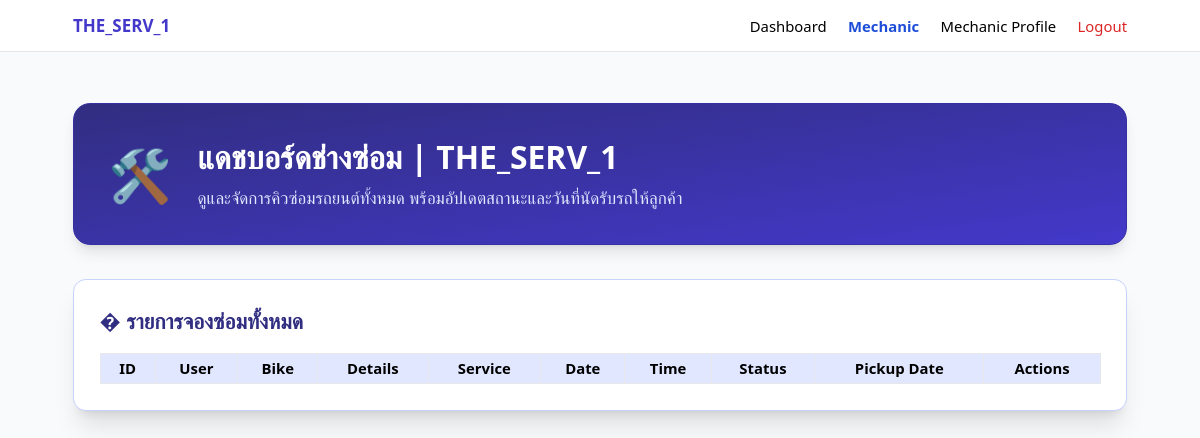
The app's page /mechanic/dashboard/ (signed in), older data.
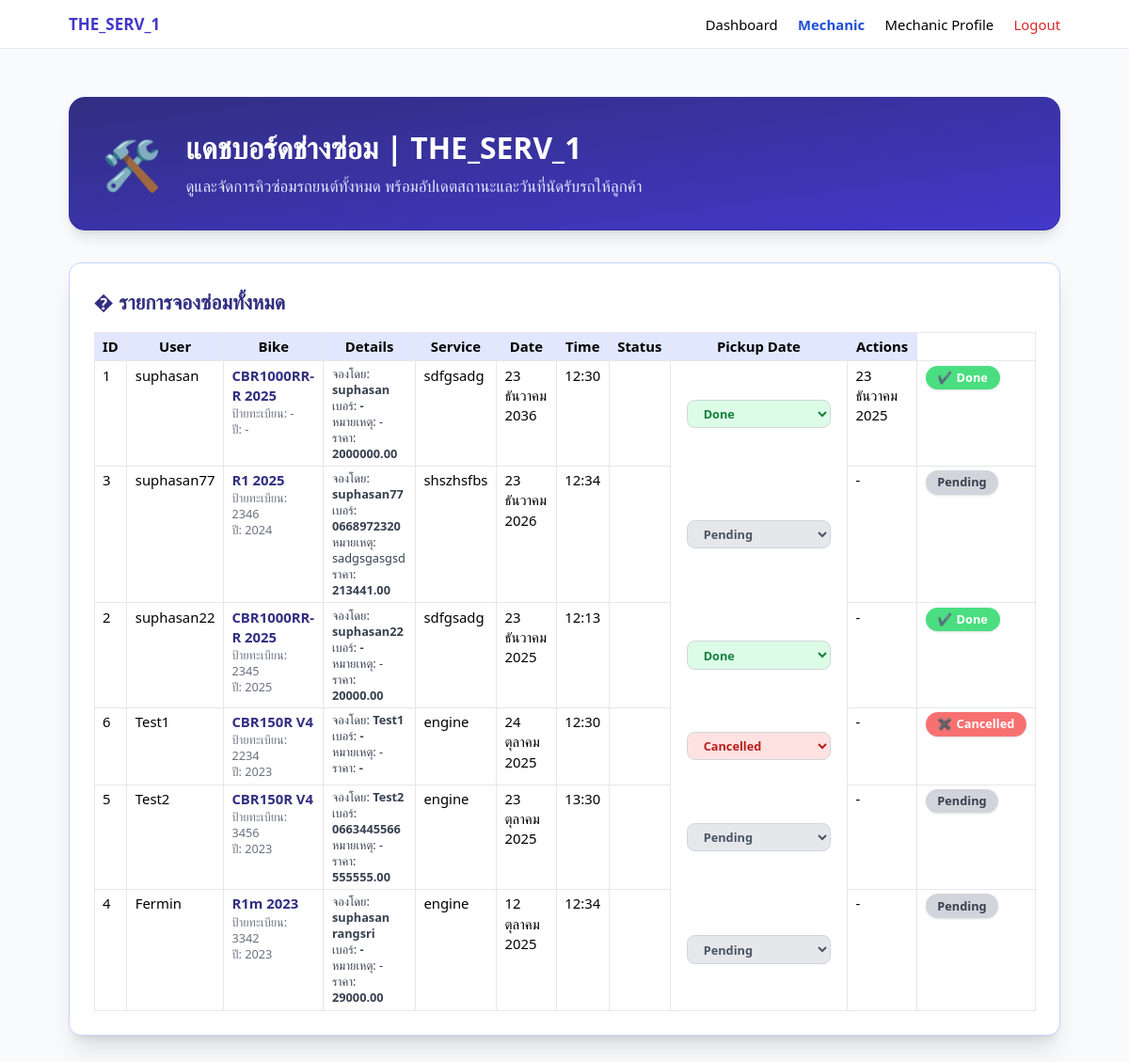
The same page, newer data.
### core/models.py (models this page shows, shortened)
class Booking(models.Model):
    STATUS_CHOICES = [
        ('pending','Pending'),
        ('confirmed','Confirmed'),
        ('in_progress','In Progress'),
        ('done','Done'),
        ('cancelled','Cancelled')
    ]
    user = models.ForeignKey(settings.AUTH_USER_MODEL, on_delete=models.CASCADE, related_name='bookings')
    bike = models.ForeignKey(Motorbike, on_delete=models.CASCADE, related_name='bookings')
    service_type = models.CharField(max_length=100)
    booking_date = models.DateField(db_index=True)
    booking_time = models.TimeField()
    symptoms = models.TextField(null=True, blank=True, verbose_name='อาการรถ (จองคิว)')
    status = models.CharField(max_length=20, choices=STATUS_CHOICES, default='pending', db_index=True)
    price = models.DecimalField(max_digits=10, decimal_places=2, null=True, blank=True)
    notes = models.TextField(null=True, blank=True)
    mechanic = models.ForeignKey(settings.AUTH_USER_MODEL, on_delete=models.SET_NULL, null=True, blank=True, related_name='assigned_bookings')
    pickup_date = models.DateField(null=True, blank=True)
    created_at = models.DateTimeField(auto_now_add=True)
    class Meta:
        unique_together = ('bike', 'booking_date', 'booking_time')
        indexes = [
            models.Index(fields=['booking_date']),
            models.Index(fields=['status']),
        ]

class Motorbike(models.Model):
    owner = models.ForeignKey(settings.AUTH_USER_MODEL, on_delete=models.CASCADE, related_name='motorbikes')
    brand = models.CharField(max_length=50)
    model = models.CharField(max_length=100)
    plate_number = models.CharField(max_length=20, unique=True, null=True, blank=True)
    year = models.IntegerField(null=True, blank=True)
    vehicle_details = models.TextField(null=True, blank=True, verbose_name='รายละเอียดรถเพิ่มเติม')
    symptoms = models.TextField(null=True, blank=True, verbose_name='อาการรถ (default)')
    created_at = models.DateTimeField(auto_now_add=True)

class MechanicProfile(models.Model):
    user = models.OneToOneField(User, on_delete=models.CASCADE, related_name='mechanic_profile')
    phone = models.CharField(max_length=20, verbose_name='เบอร์โทรศัพท์')
    experience = models.PositiveIntegerField(verbose_name='ประสบการณ์ (ปี)')
    shop_name = models.CharField(max_length=100, verbose_name='ชื่อร้าน/อู่')
    shop_address = models.CharField(max_length=255, verbose_name='ที่อยู่ร้าน')
    created_at = models.DateTimeField(auto_now_add=True)

### core/views.py (the view)
# urls.py: path('mechanic/dashboard/', core_views.mechanic_dashboard, name='mechanic_dashboard'),
@login_required
@user_passes_test(is_mechanic)
def mechanic_dashboard(request):
    bookings = Booking.objects.select_related('bike', 'user').order_by('-booking_date', '-booking_time')
    return render(request, 'core/mechanic_dashboard.html', {'bookings': bookings})

### core/views.py (called while the page is built)
def is_mechanic(user):
    return user.groups.filter(name='mechanic').exists() or user.is_superuser

### core/templates/core/mechanic_dashboard.html (shortened to what this page needs)
{% extends 'base.html' %}
{% block content %}
<div class="max-w-6xl mx-auto py-8">
  <div class="bg-gradient-to-br from-indigo-900 to-indigo-700 rounded-2xl shadow-lg p-8 border border-indigo-800 mb-8 flex items-center gap-6 animate-card transition duration-500 hover:scale-105 hover:shadow-2xl">
    <div class="text-5xl text-yellow-300">🛠️</div>
    <div>
  <h2 class="text-3xl font-bold text-white mb-2">แดชบอร์ดช่างซ่อม | THE_SERV_1</h2>
      <p class="text-indigo-100">ดูและจัดการคิวซ่อมรถยนต์ทั้งหมด พร้อมอัปเดตสถานะและวันที่นัดรับรถให้ลูกค้า</p>
    </div>
  </div>
  <div class="bg-white rounded-xl shadow-xl p-6 border border-indigo-200 animate-fadein transition duration-500 hover:scale-105 hover:shadow-2xl">
    <h3 class="text-xl font-bold text-indigo-900 mb-4 flex items-center gap-2">� รายการจองซ่อมทั้งหมด</h3>
    <div class="overflow-x-auto">
  <table class="w-full border text-sm animate-fadein">
        <thead class="bg-indigo-100">
          <tr>
            <th class="border px-2 py-1">ID</th>
            <th class="border px-2 py-1">User</th>
            <th class="border px-2 py-1">Bike</th>
            <th class="border px-2 py-1">Details</th>
            <th class="border px-2 py-1">Service</th>
            <th class="border px-2 py-1">Date</th>
            <th class="border px-2 py-1">Time</th>
            <th class="border px-2 py-1">Status</th>
            <th class="border px-2 py-1">Pickup Date</th>
            <th class="border px-2 py-1">Actions</th>
          </tr>
        </thead>
        <tbody>
          {% for bk in bookings %}
          <tr class="hover:bg-indigo-100 transition duration-300 hover:scale-105 animate-list">
            <td class="border px-2 py-1 align-top">{{ bk.id }}</td>
            <td class="border px-2 py-1 align-top">{{ bk.user.username }}</td>
            <td class="border px-2 py-1 align-top">
              <div class="font-semibold text-indigo-900">{{ bk.bike.brand }} {{ bk.bike.model }}</div>
              <div class="text-xs text-gray-500">ป้ายทะเบียน: {{ bk.bike.plate_number|default:'-' }}</div>
              <div class="text-xs text-gray-500">ปี: {{ bk.bike.year|default:'-' }}</div>
            </td>
            <td class="border px-2 py-1 align-top">
              <div class="text-xs text-gray-700">จองโดย: <span class="font-semibold">{{ bk.user.get_full_name|default:bk.user.username }}</span></div>
              <div class="text-xs text-gray-700">เบอร์: <span class="font-semibold">{{ bk.user.mechanic_profile.phone|default:'-' }}</span></div>
              <div class="text-xs text-gray-700">หมายเหตุ: <span class="font-normal">{{ bk.notes|default:'-' }}</span></div>
              <div class="text-xs text-gray-700">ราคา: <span class="font-semibold">{{ bk.price|default:'-' }}</span></div>
            </td>
            <td class="border px-2 py-1 align-top">{{ bk.service_type }}</td>
            <td class="border px-2 py-1 align-top">{{ bk.booking_date }}</td>
            <td class="border px-2 py-1 align-top">{{ bk.booking_time }}</td>
            <td class="border px-2 py-1 align-top">
                <td class="px-4 py-2">
                    <form method="post" action="{% url 'mechanic_update_status' bk.id %}" class="inline status-form">
                      <div class="relative inline-block w-36">
                        <select name="status" class="block w-full px-3 py-1 rounded-lg border border-gray-300 focus:ring-2 focus:ring-blue-400 focus:border-blue-400 transition text-xs font-semibold
                          {% if bk.status == 'done' %}bg-green-100 text-green-700{% elif bk.status == 'pending' %}bg-gray-200 text-gray-600{% elif bk.status == 'in_progress' %}bg-yellow-100 text-yellow-700{% elif bk.status == 'cancelled' %}bg-red-100 text-red-700{% endif %}"
                          onchange="this.form.submit()">
                          <option value="pending" {% if bk.status == 'pending' %}selected{% endif %}>Pending</option>
                          <option value="done" {% if bk.status == 'done' %}selected{% endif %}>Done</option>
                          <option value="cancelled" {% if bk.status == 'cancelled' %}selected{% endif %}>Cancelled</option>
                        </select>
                      </div>
                    </form>
                  </td>
            </td>
            <td class="border px-2 py-1 align-top">{% if bk.pickup_date %}{{ bk.pickup_date }}{% else %}-{% endif %}</td>
            <td class="border px-2 py-1 align-top">
              {% if bk.status == 'pending' %}
                <span class="inline-block px-3 py-1 bg-gray-300 text-gray-700 rounded-full text-xs font-bold shadow">Pending</span>
              {% elif bk.status == 'done' %}
                <span class="inline-block px-3 py-1 bg-green-400 text-white rounded-full text-xs font-bold shadow"><span class="mr-1">✔️</span>Done</span>
              {% elif bk.status == 'cancelled' %}
                <span class="inline-block px-3 py-1 bg-red-400 text-white rounded-full text-xs font-bold shadow"><span class="mr-1">✖️</span>Cancelled</span>
              {% endif %}
            </td>
          </tr>
          {% endfor %}
        </tbody>
      </table>
    </div>
  </div>
{% endblock %}

### core/templates/base.html (shortened to what this page needs)
{% load static %}
<!doctype html>
<html lang="th">
<head>
  <script src="https://cdn.tailwindcss.com"></script>
</head>
<body class="bg-gray-50 min-h-screen">
  <nav class="bg-white border-b">
    <div class="max-w-5xl mx-auto px-4 py-3 flex justify-between items-center">
  <a href="{% url 'home' %}" class="font-bold text-indigo-700">THE_SERV_1</a>
      <div class="space-x-4">
        {% if user.is_authenticated %}
          <a href="{% url 'dashboard' %}" class="text-sm">Dashboard</a>
          {% if user.is_superuser %}
            <a href="{% url 'mechanic_dashboard' %}" class="text-sm text-blue-700 font-semibold">Mechanic</a>
            <a href="{% url 'mechanic_profile' %}" class="text-sm">Mechanic Profile</a>
          {% endif %}
            <form action="{% url 'logout' %}" method="post" style="display:inline;">
              <button type="submit" class="text-sm text-red-600">Logout</button>
            </form>
        {% else %}
          <a href="{% url 'login' %}" class="text-sm">Login</a>
          <a href="{% url 'register' %}" class="text-sm">Register</a>
        {% endif %}
      </div>
    </div>
  </nav>
  <main class="max-w-5xl mx-auto p-4">
    {% block content %}{% endblock %}
  </main>
</body>
</html>

### core/templates/base.html (style rules this page uses)
html { font-size: 17px; }
body { line-height: 1.7; }
h1, h2, h3, h4, h5, h6 { font-weight: 700; color: #1e293b; margin-bottom: 0.5em; }
input, select, textarea { font-size: 1rem; padding: 0.5em 0.75em; border-radius: 0.5em; border: 1px solid #cbd5e1; margin-top: 0.2em; margin-bottom: 0.5em; }
.text-sm { font-size: 0.97rem; }
.text-xl { font-size: 1.35rem; }
.text-gray-500 { color: #64748b; }
.text-gray-600 { color: #475569; }
.text-gray-700 { color: #334155; }
.text-blue-700 { color: #2563eb; }
.text-red-600 { color: #dc2626; }
.font-semibold { font-weight: 600; }
.font-bold { font-weight: 700; }
.rounded-lg { border-radius: 0.7em; }
.rounded-xl { border-radius: 1em; }
.rounded-2xl { border-radius: 1.3em; }
.shadow { box-shadow: 0 2px 8px 0 #0001; }
.shadow-lg { box-shadow: 0 4px 16px 0 #0002; }
.shadow-xl { box-shadow: 0 8px 24px 0 #0003; }
.transition { transition: all 0.2s cubic-bezier(.4,0,.2,1); }

Row changes from the older to the newer data that the page shows:
added Booking: id "1", user.username "suphasan", bike.brand "CBR1000RR-R", bike.model "2025", bike.plate_number "-", bike.year "-", user.get_full_name "suphasan", user.mechanic_profile.phone "-", notes "-", price "2000000.00", service_type "sdfgsadg", booking_date "23 ธันวาคม 2036", booking_time "12:30", status "Done", pickup_date "23 ธันวาคม 2025"
added Booking: id "3", user.username "suphasan77", bike.brand "R1", bike.model "2025", bike.plate_number "2346", bike.year "2024", user.get_full_name "suphasan77", user.mechanic_profile.phone "0668972320", notes "sadgsgasgsd", price "213441.00", service_type "shszhsfbs", booking_date "23 ธันวาคม 2026", booking_time "12:34", status "Pending"
added Booking: id "2", user.username "suphasan22", bike.brand "CBR1000RR-R", bike.model "2025", bike.plate_number "2345", bike.year "2025", user.get_full_name "suphasan22", user.mechanic_profile.phone "-", notes "-", price "20000.00", service_type "sdfgsadg", booking_date "23 ธันวาคม 2025", booking_time "12:13", status "Done"
added Booking: id "6", user.username "Test1", bike.brand "CBR150R", bike.model "V4", bike.plate_number "2234", bike.year "2023", user.get_full_name "Test1", user.mechanic_profile.phone "-", notes "-", price "-", service_type "engine", booking_date "24 ตุลาคม 2025", booking_time "12:30", status "Cancelled"
added Booking: id "5", user.username "Test2", bike.brand "CBR150R", bike.model "V4", bike.plate_number "3456", bike.year "2023", user.get_full_name "Test2", user.mechanic_profile.phone "0663445566", notes "-", price "555555.00", service_type "engine", booking_date "23 ตุลาคม 2025", booking_time "13:30", status "Pending"
added Booking: id "4", user.username "Fermin", bike.brand "R1m", bike.model "2023", bike.plate_number "3342", bike.year "2023", user.get_full_name "suphasan rangsri", user.mechanic_profile.phone "-", notes "-", price "29000.00", service_type "engine", booking_date "12 ตุลาคม 2025", booking_time "12:34", status "Pending"
